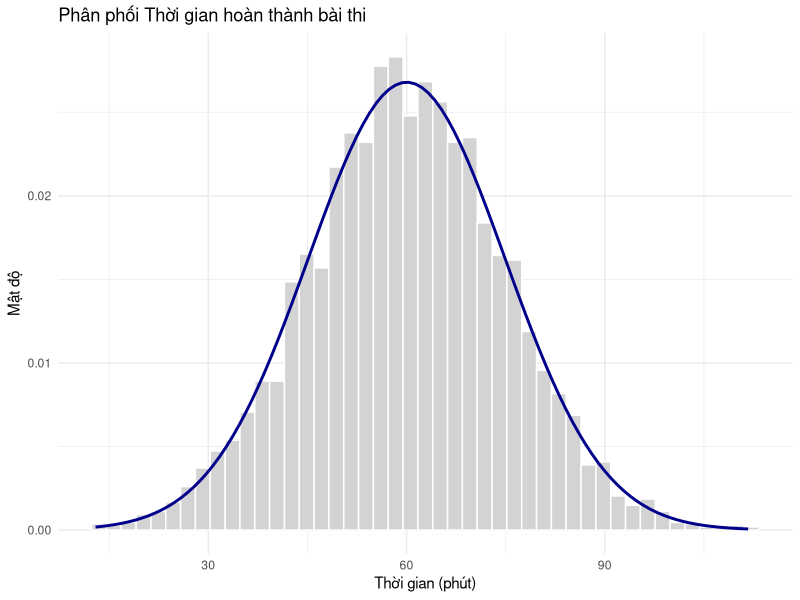
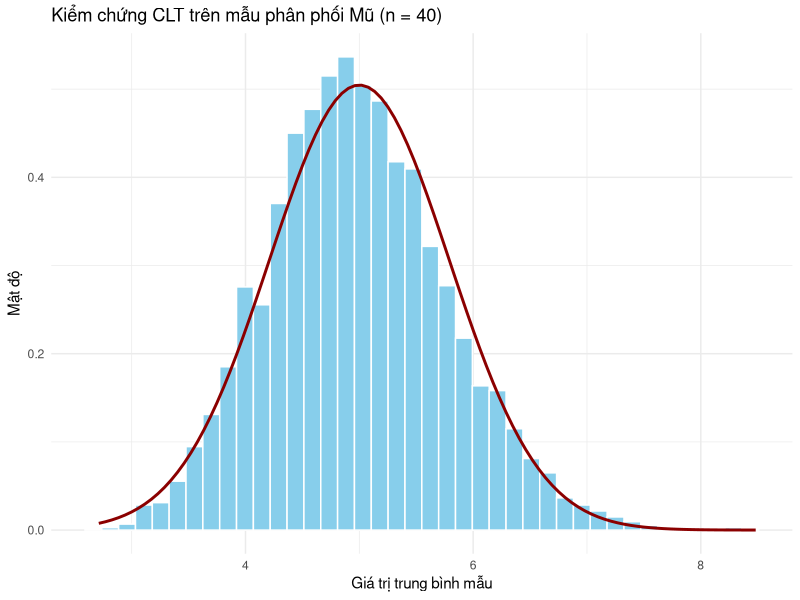
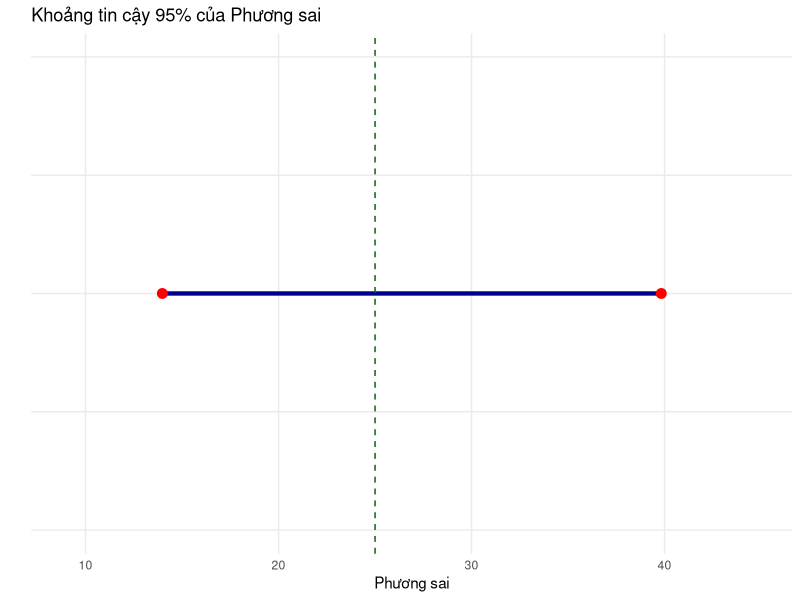
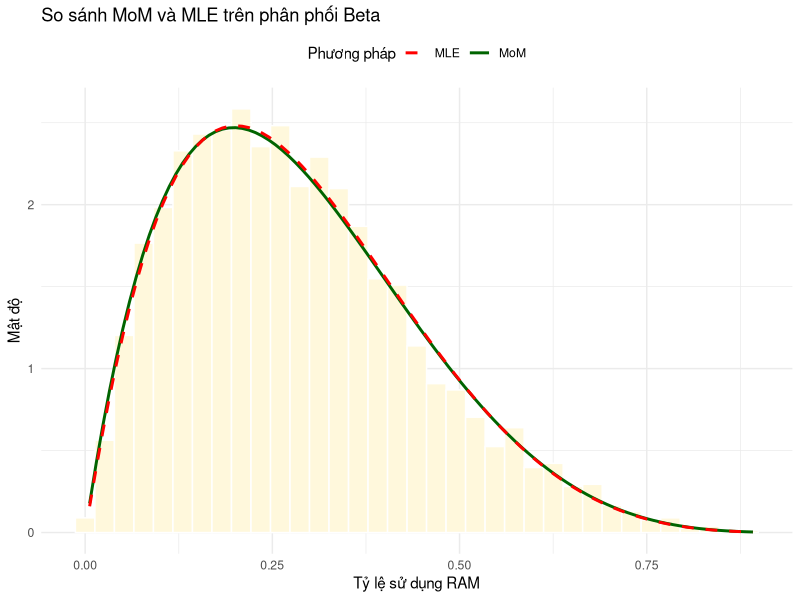

Generate these figures, in order, with R:
## ---- chunk 1
knitr::opts_chunk$set(echo = TRUE, warning = FALSE, message = FALSE)
library(ggplot2)
library(dplyr)
library(tidyr)
## ---- chunk 2
set.seed(123)
t_raw <- rnorm(5000, mean = 60, sd = 15)

# Chen 150 vi tri NA
na_pos <- sample(1:5000, 150)
t_raw[na_pos] <- NA

# Chen 50 so am vao cac vi tri con lai
safe_pos <- which(!is.na(t_raw))
neg_pos <- sample(safe_pos, 50)
t_raw[neg_pos] <- runif(50, -15, -1)

# Loc bo NA va cac so am
t_clean <- t_raw[!is.na(t_raw) & t_raw >= 0]
df1 <- tibble(Time = t_clean)
df1
## ---- chunk 3
mean_t <- mean(df1$Time)
sd_t <- sd(df1$Time)
mean_t
sd_t
## ---- chunk 4
ggplot(df1, aes(x = Time)) +
  geom_histogram(aes(y = after_stat(density)), fill = "lightgray", color = "white", bins = 45) +
  geom_function(fun = dnorm, args = list(mean = mean_t, sd = sd_t), color = "darkblue", linewidth = 1) +
  labs(title = "Phân phối Thời gian hoàn thành bài thi",
       x = "Thời gian (phút)",
       y = "Mật độ") +
  theme_minimal()
## ---- chunk 5
prob <- pnorm(45, mean = mean_t, sd = sd_t)
prob
## ---- chunk 6
cutoff <- qnorm(0.05, mean = mean_t, sd = sd_t)
cutoff
## ---- chunk 7
clt <- function(n, lambda, R = 5000) {
  means_vector <- numeric(R)
  for (i in 1:R) {
    means_vector[i] <- mean(rexp(n, rate = lambda))
  }
  return(means_vector)
}
## ---- chunk 8
means <- clt(n = 40, lambda = 0.2, R = 5000)
df_clt <- tibble(Mean_Values = means)

mu_lt <- 1 / 0.2
sd_lt <- sqrt(1 / (40 * 0.2^2))

ggplot(df_clt, aes(x = Mean_Values)) +
  geom_histogram(aes(y = after_stat(density)), fill = "skyblue", color = "white", bins = 40) +
  geom_function(fun = dnorm, args = list(mean = mu_lt, sd = sd_lt), 
                color = "darkred", linewidth = 1) +
  labs(title = "Kiểm chứng CLT trên mẫu phân phối Mũ (n = 40)",
       x = "Giá trị trung bình mẫu",
       y = "Mật độ") +
  theme_minimal()
## ---- chunk 9
set.seed(789)
mau_exp <- rexp(30, rate = 0.2)
n_s <- length(mau_exp)
s2 <- var(mau_exp)

# Tra gia tri toi han Chi-square
chi1 <- qchisq(0.975, df = n_s - 1)
chi2 <- qchisq(0.025, df = n_s - 1)

ci_low <- ((n_s - 1) * s2) / chi1
ci_up <- ((n_s - 1) * s2) / chi2

ktc_df <- tibble(Lower = ci_low, Upper = ci_up)
ktc_df
## ---- chunk 10
ggplot() +
  geom_segment(aes(x = ci_low, y = 1, xend = ci_up, yend = 1), color = "darkblue", linewidth = 1.5) +
  geom_point(aes(x = c(ci_low, ci_up), y = c(1, 1)), color = "red", size = 3) +
  geom_vline(xintercept = 1 / (0.2^2), linetype = "dashed", color = "darkgreen") +
  xlim(ci_low - 5, ci_up + 5) +
  ylim(0, 2) +
  labs(title = "Khoảng tin cậy 95% của Phương sai",
       x = "Phương sai",
       y = "") +
  theme_minimal() +
  theme(axis.text.y = element_blank(),
        axis.ticks.y = element_blank(),
        panel.grid.minor = element_blank())
## ---- chunk 11
set.seed(2026)
df3 <- tibble(ram = rbeta(3000, shape1 = 2, shape2 = 5))
df3
## ---- chunk 12
mean_ram <- mean(df3$ram)
var_ram <- var(df3$ram)

k_mom <- (mean_ram * (1 - mean_ram) / var_ram) - 1
a_mom <- mean_ram * k_mom
b_mom <- (1 - mean_ram) * k_mom

a_mom
b_mom
## ---- chunk 13
nll_func <- function(theta, data) {
  a <- theta[1]
  b <- theta[2]
  return(-sum(dbeta(data, shape1 = a, shape2 = b, log = TRUE)))
}

fit <- nlminb(start = c(a_mom, b_mom), objective = nll_func,
              data = df3$ram, lower = c(1e-5, 1e-5))

a_mle <- fit$par[1]
b_mle <- fit$par[2]

a_mle
b_mle
## ---- chunk 14
ggplot(df3, aes(x = ram)) +
  geom_histogram(aes(y = after_stat(density)), fill = "cornsilk", color = "white", bins = 35) +
  geom_function(fun = dbeta, args = list(shape1 = a_mom, shape2 = b_mom), 
                aes(color = "MoM"), linewidth = 1) +
  geom_function(fun = dbeta, args = list(shape1 = a_mle, shape2 = b_mle), 
                aes(color = "MLE"), linetype = "dashed", linewidth = 1) +
  scale_color_manual(values = c("MoM" = "darkgreen", "MLE" = "red")) +
  labs(title = "So sánh MoM và MLE trên phân phối Beta",
       x = "Tỷ lệ sử dụng RAM",
       y = "Mật độ",
       color = "Phương pháp") +
  theme_minimal() +
  theme(legend.position = "top")
## ---- chunk 15
n_r <- length(df3$ram)
alpha <- 0.01

idx1 <- qbinom(alpha / 2, size = n_r, prob = 0.5)
idx2 <- qbinom(1 - alpha / 2, size = n_r, prob = 0.5)

sorted_ram <- sort(df3$ram)
med_low <- sorted_ram[idx1]
med_up <- sorted_ram[idx2 + 1]

med_low
med_up
median(df3$ram)
